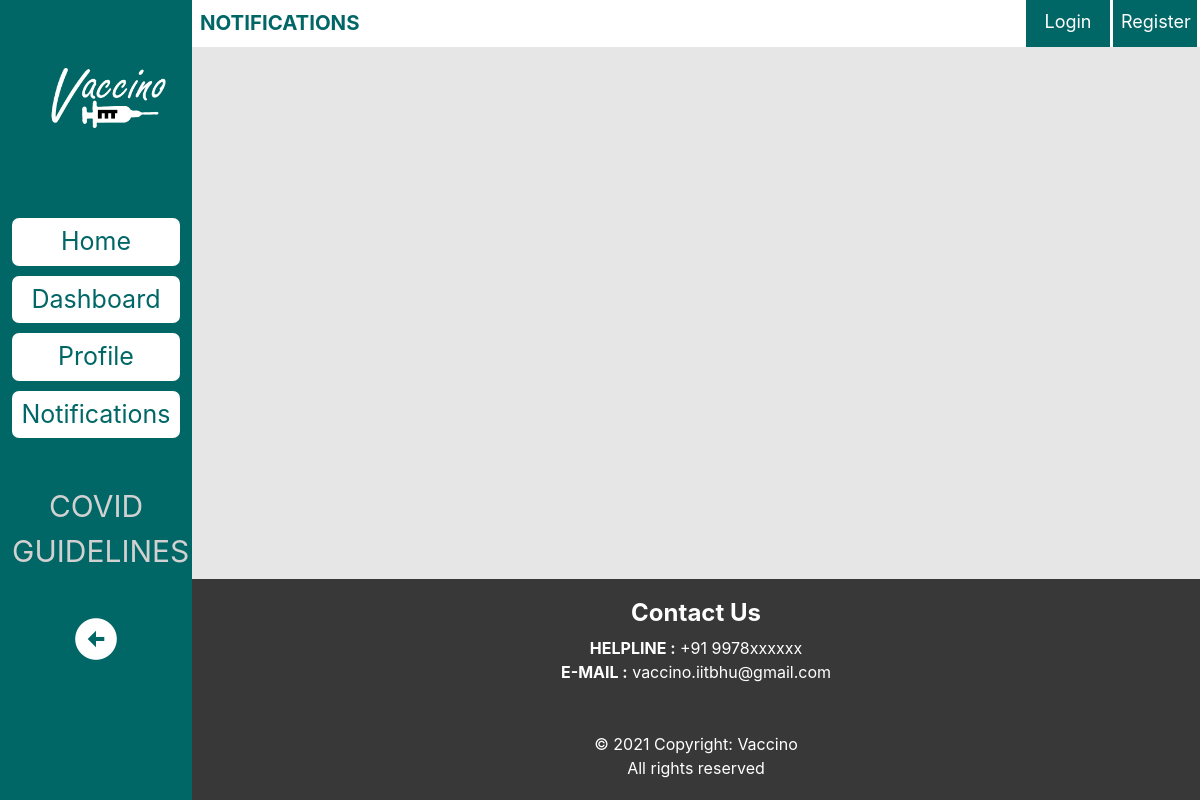
Before: /base/notif/ with the older database file.
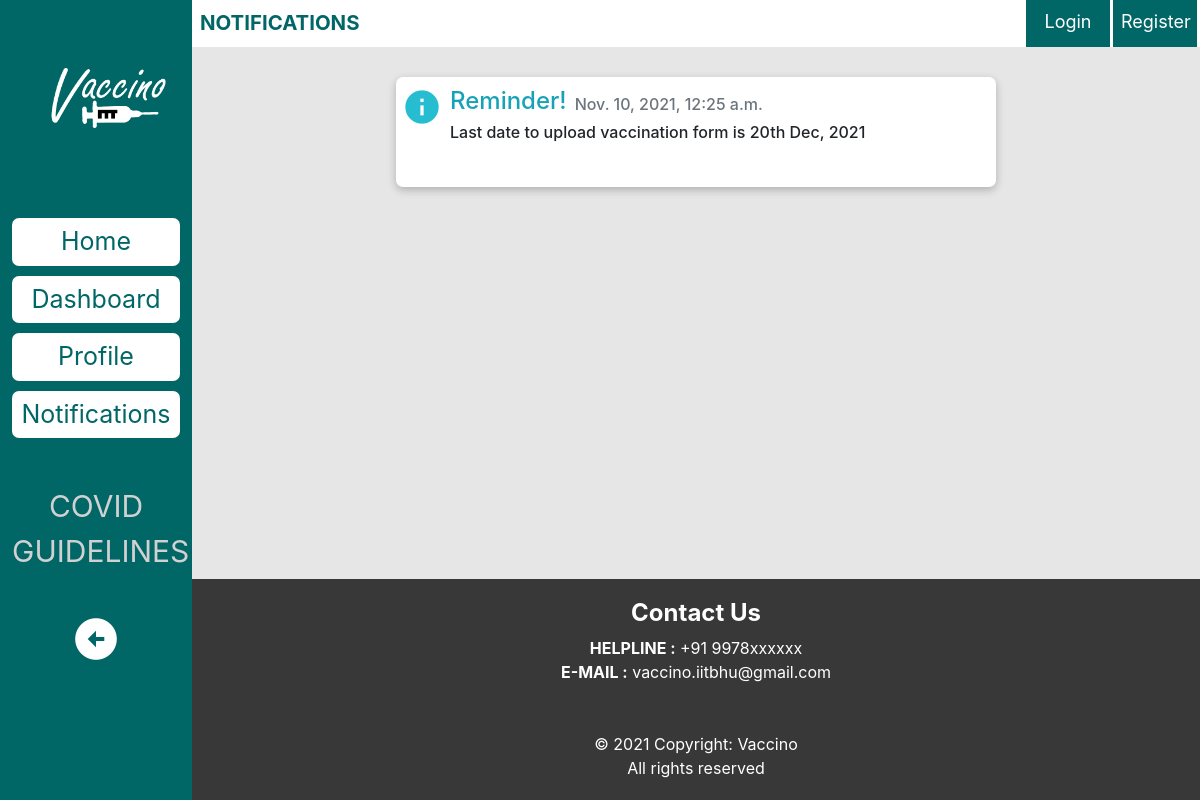
After: the same page with the newer database file.
### base/models.py (models this page shows)
class Notifications(models.Model):
    student2 = models.ForeignKey(User, related_name='student2', on_delete=models.CASCADE, null=True, blank=True)
    message = models.TextField(null=True, blank=True)
    option = models.CharField(max_length=15, blank=True, choices= NOTIF_CHOICES)
    date_notif = models.DateTimeField(null=True, blank=True)

### base/views.py (the view)
# urls.py: path('notif/', views.notif, name='notif'),
def notif(request):
    context = {
        'user_notifs': None,
    }
    user_notifs = Notifications.objects.all().order_by('-date_notif')
    context['user_notifs'] = user_notifs
    return render(request, 'notif.html',context = context)

### base/templates/notif.html
{% extends "base_generic.html" %}
{% load static %}
{% block style %}
<link rel="stylesheet" href="{% static 'css/notif.css' %}">
{% endblock %}
{% block page %}
NOTIFICATIONS
{% endblock%}
{% block content %}
   {% for user_notif in user_notifs %}
      {% if user_notif.student2 == user or not user_notif.student2 %}
      <div class="box">
         {% if user_notif.option == "success" %}
         <i class="material-icons" style="font-size: 40px; color: rgb(0, 202, 27);">check_circle</i>
         {% elif user_notif.option == "error" %}
         <i class="material-icons" style="font-size: 40px; color: red;">warning</i>
         {% elif user_notif.option == "info" %}
         <i class="material-icons" style="font-size: 40px; color: rgb(38, 189, 209);">info</i>
         {% endif %}
         <div class="d-flex flex-column">
            <div class="d-sm-flex">
               {% if user_notif.option == "success" %}
               <div class="h4 ml-2 text-success">Congratulations! </div>
               {% elif user_notif.option == "error" %}
               <div class="h4 ml-2 text-danger">Error! </div>
               {% elif user_notif.option == "info" %}
               <div class="h4 ml-2 text-info">Reminder! </div>
               {% endif %}
               <div class="h6 ml-2 mt-2 text-muted">{{ user_notif.date_notif }}</div>
            </div>
            <div class="h6 ml-2">
               {{ user_notif.message }}
            </div>
         </div>
      </div>
      {% endif %}
   {% endfor %}
{% endblock %}

Changed rows visible on the page:
added Notifications: option "info" (drawn), date_notif "Nov. 10, 2021, 12:25 a.m.", message "Last date to upload vaccination form is 20th Dec, 2021"
